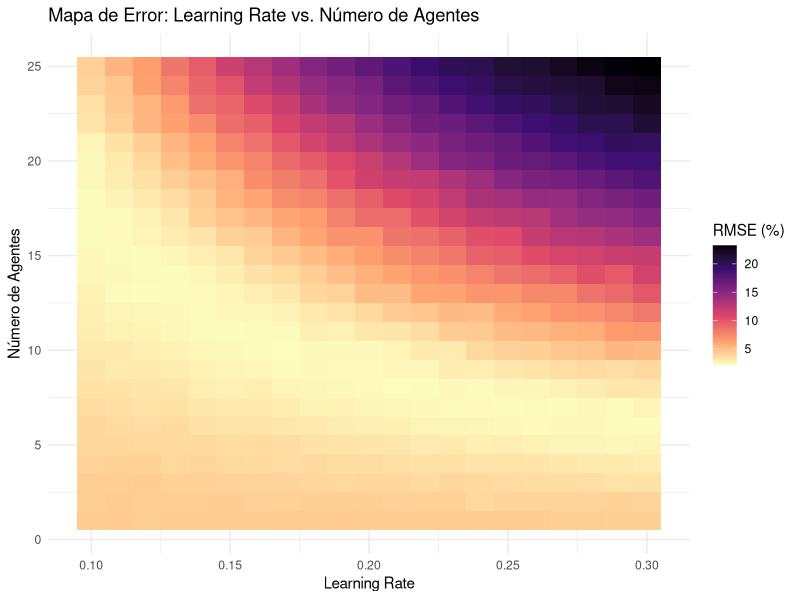
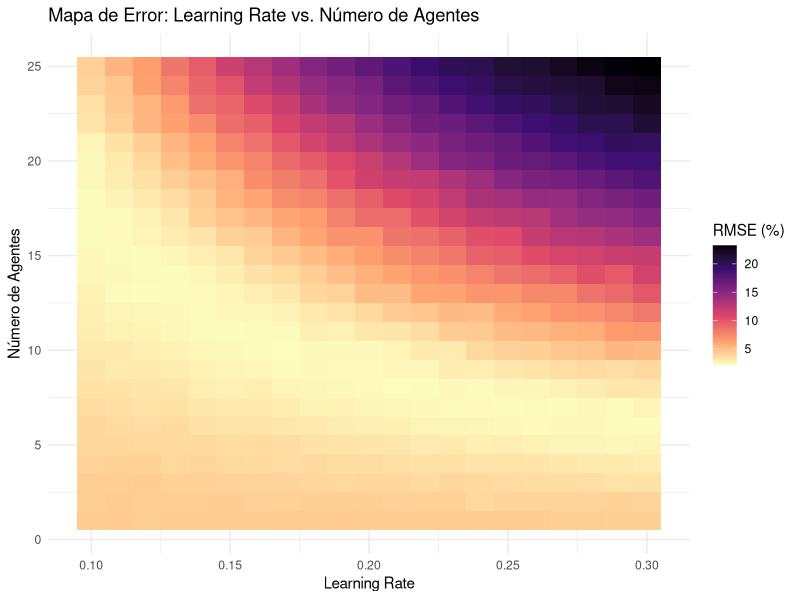

Write R code to recreate these figures, in order.
#### Lectura de los datos y limpieza ####

# Se establece el espacio de trabajo y las librerías a utilizar
setwd("C:/Users/ulise/Documents/GitHub/Modelo-base-dinamica-de-opinion/experimentos/influencia positiva/experimento5")
library(tidyverse)

# Se lee la tabla obtenida del experimento y se cambian los nombres de las variables
experimento5_table <- read.csv('experimento-5-positiva-table.csv', skip = 6)
experimento5_table <- experimento5_table %>%
  rename(
    tick = X.step., 
    run_number = X.run.number.,
    pref_A = pref.A,
    pref_B = pref.B,
    agents_per_tick = agents.updated.per.tick,
    learning_rate = learning.rate
  )

# Se eligen unicamente las variables necesarias para el analisis
experimento5_table <- experimento5_table[c('run_number', 'tick', 'agents_per_tick', 'learning_rate' ,'pref_A', 'pref_B')]

# Se obtiene el promedio de todas las repeticiones realizadas por cada combinacion de valores de los parametros
experimento5_avg <- experimento5_table %>%
  group_by(agents_per_tick, learning_rate, tick) %>%
  summarise(
    mean_pref_A = mean(pref_A),
    mean_pref_B = mean(pref_B),
    .groups = 'drop'
  ) %>%
  
  # Se agregan dos columnas par indicar el porcentaje de preferencia
  mutate(
    pct_A = (mean_pref_A / 1070) * 100,
    pct_B = (mean_pref_B / 1070) * 100
  )

#### Calculo del error de las simulaciones ####

# Se crea un dataframe con base en los datos de las encuestas reales para calcular el error
encuestas_reales <- data.frame(
  tick = c(69, 166, 259),
  pct_A_real = c(64, 61, 68),
  pct_B_real = c(36, 39, 32)
)

# Se calcula el error en base a las encuestas y el resultado final de la eleccion
error_experimento5 <- experimento5_avg %>%
  # Se unen los valores de las encuestas reales a los experimentales
  inner_join(encuestas_reales, by = 'tick') %>%
  # Se calcula el error en cada una de las filas
  mutate(
    err_sq_A = (pct_A - pct_A_real)^2,
    err_sq_B = (pct_B - pct_B_real)^2,
    err_total_punto = (err_sq_A + err_sq_B) / 2
  ) %>%
  # Se agrupa el error en base a los parametros learning_rate y agents_per_tick
  group_by(agents_per_tick, learning_rate) %>%
  summarise(
    MSE = mean(err_sq_A),
    RMSE = sqrt(MSE),
    .groups = "drop"
  ) %>%
  # Se ordena de menor a mayor error
  arrange(MSE)

# Se muestran los mejores resultados
head(error_experimento5)

#### Grafico de los resultados ####


# Mapa de calor en base al error obtenido para todos los valores
ggplot(error_experimento5, aes(x = learning_rate, y = agents_per_tick, fill = RMSE)) +
  geom_tile() +
  # Usamos una escala de color 'inferno' o 'viridis' para que se note el contraste
  scale_fill_viridis_c(option = "magma", direction = -1) + 
  labs(
    title = "Mapa de Error: Learning Rate vs. Número de Agentes",
    x = "Learning Rate",
    y = "Número de Agentes",
    fill = "RMSE (%)"
  ) +
  theme_minimal()

# Acercamiento. Se eliminan parametros redundantes

error_filtrado <- error_experimento5 %>%
  filter(learning_rate > 0 & learning_rate < 1) %>%
  filter(agents_per_tick < 100)

# Mapa de calor centrado en los valores interesantes para los parametros analizados\
ggplot(error_filtrado, aes(x = learning_rate, y = agents_per_tick, fill = RMSE)) +
  geom_tile() +
  # Usamos una escala de color 'inferno' o 'viridis' para que se note el contraste
  scale_fill_viridis_c(option = "magma", direction = -1) + 
  labs(
    title = "Mapa de Error: Learning Rate vs. Número de Agentes",
    x = "Learning Rate",
    y = "Número de Agentes",
    fill = "RMSE (%)"
  ) +
  theme_minimal()